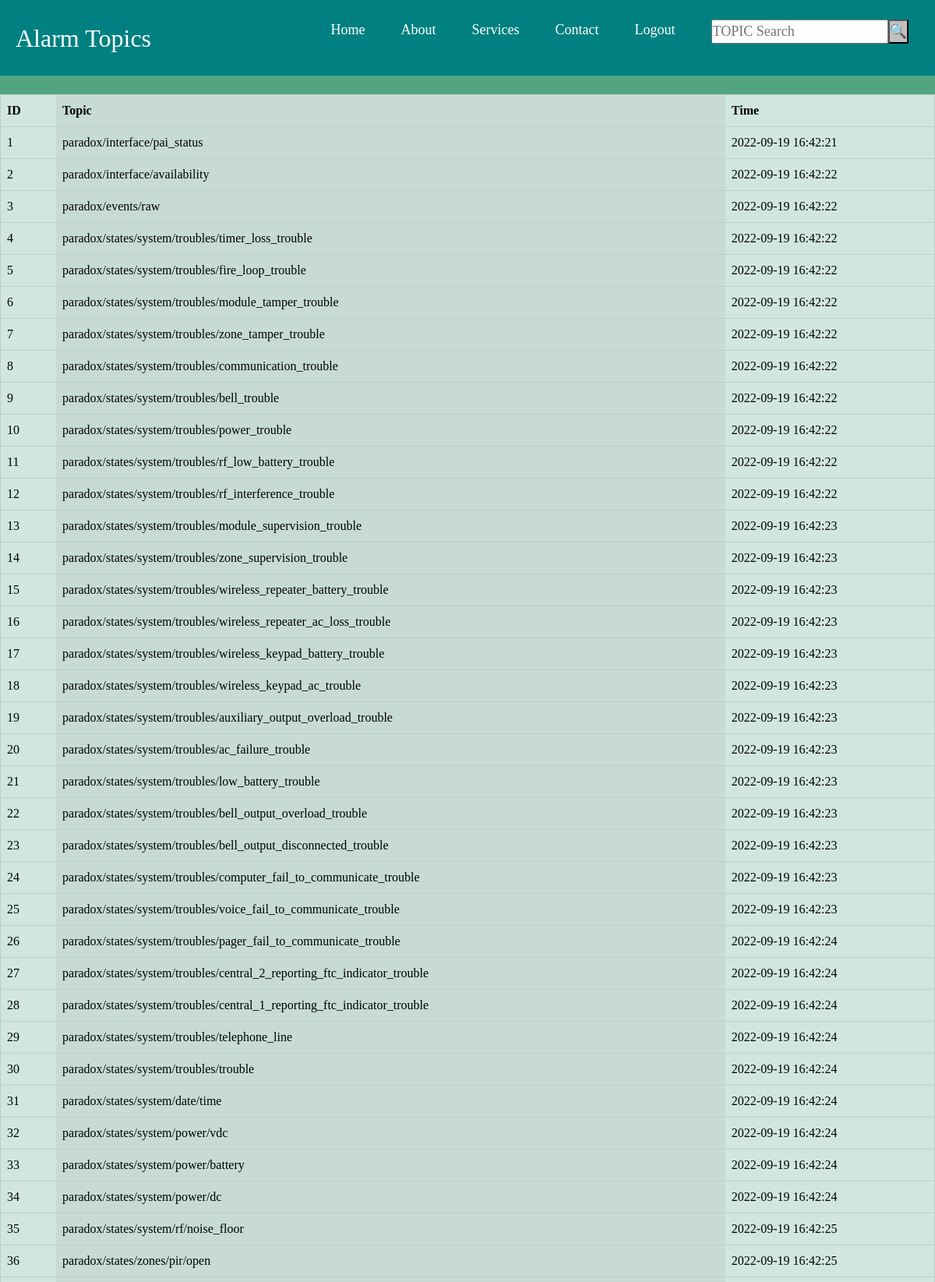
Screenshot of /topic (upper part) with the database file from the repository.
### tables this page shows
CREATE TABLE raspberry_data (
        id INTEGER PRIMARY KEY AUTOINCREMENT,
        topic TEXT NOT NULL,
        payload TEXT NOT NULL,
        time DATETIME DEFAULT CURRENT_TIMESTAMP
    );

### app.py (the view)
@app.route("/topic")
def topic():
    con = sqlite3.connect("mqtt.db")
    con.row_factory = row_to_dict
    cur = con.cursor()
    cur.execute("SELECT id, topic, time FROM raspberry_data")
    rows = cur.fetchall()
    return render_template("topic.html", rows = rows)

### app.py (called while the page is built)
def row_to_dict(cursor: sqlite3.Cursor, row: sqlite3.Row) -> dict:
    data = {}
    for idx, col in enumerate(cursor.description):
        data[col[0]] = row[idx]
    return data

### templates/topic.html (shortened to what this page needs)
<!DOCTYPE html>
<html>
<head>
    <link href="https://cdn.jsdelivr.net/npm/bootstrap@5.2.1/dist/css/bootstrap.min.css" rel="stylesheet">
</head>
<body class="bg-success text-white bg-opacity-75">
    <nav class="navbar">
        <div class="logo">Alarm Topics</div>
        <ul class="nav-links">
          <div class="menu">
            <li><a href="/view">Home</a></li>
            <li><a href="#">About</a></li>
            <li class="services">
              <a href="#">Services</a>
            </li>
            <li><a href="/contact">Contact</a></li>
            <li role="presentation" class="active"><a href="/logout">Logout</a>
            <li><input type="text" id="input" placeholder="TOPIC Search"><button id="button" onclick="search()">🔍</button></li>
          </div>
        </ul>
      </nav>
<br>
<table style="background-color: rgb(209, 209, 209);" class="table table-success table-striped-columns" border="">
    <thead>
        <th>ID</th>
        <th>Topic</th>
        <th>Time</th>
    </thead>
    {% for row in rows %}
        <tr>
            <td>{{row["id"]}}</td>
            <td>{{row["topic"]}}</td>
            <td>{{row["time"]}}</td>
        </tr>
    {% endfor %}
</table>
<br><br>
<br><br>
</body>
</html>

### templates/topic.html (style rules this page uses)
.navbar { display: flex; align-items: center; justify-content: space-between; padding: 20px; background-color: teal; color: #fff; }
.nav-links a { color: #fff; }
.logo { font-size: 32px; }
.menu { display: flex; gap: 1em; font-size: 18px; }
.menu li { padding: 5px 14px; }
.services { position: relative; }
* { margin: 0; padding: 0; box-sizing: border-box; }
body { font-family: cursive; }
a { text-decoration: none; }
li { list-style: none; }
button { background-color:silver; }

### rows the page displays
raspberry_data: id "1", topic "paradox/interface/pai_status", time "2022-09-19 16:42:21"
raspberry_data: id "2", topic "paradox/interface/availability", time "2022-09-19 16:42:22"
raspberry_data: id "3", topic "paradox/events/raw", time "2022-09-19 16:42:22"
raspberry_data: id "4", topic "paradox/states/system/troubles/timer_loss_trouble", time "2022-09-19 16:42:22"
raspberry_data: id "5", topic "paradox/states/system/troubles/fire_loop_trouble", time "2022-09-19 16:42:22"
raspberry_data: id "6", topic "paradox/states/system/troubles/module_tamper_trouble", time "2022-09-19 16:42:22"
raspberry_data: id "7", topic "paradox/states/system/troubles/zone_tamper_trouble", time "2022-09-19 16:42:22"
raspberry_data: id "8", topic "paradox/states/system/troubles/communication_trouble", time "2022-09-19 16:42:22"
raspberry_data: id "9", topic "paradox/states/system/troubles/bell_trouble", time "2022-09-19 16:42:22"
raspberry_data: id "10", topic "paradox/states/system/troubles/power_trouble", time "2022-09-19 16:42:22"
raspberry_data: id "11", topic "paradox/states/system/troubles/rf_low_battery_trouble", time "2022-09-19 16:42:22"
raspberry_data: id "12", topic "paradox/states/system/troubles/rf_interference_trouble", time "2022-09-19 16:42:22"
raspberry_data: id "13", topic "paradox/states/system/troubles/module_supervision_trouble", time "2022-09-19 16:42:23"
raspberry_data: id "14", topic "paradox/states/system/troubles/zone_supervision_trouble", time "2022-09-19 16:42:23"
raspberry_data: id "15", topic "paradox/states/system/troubles/wireless_repeater_battery_trouble", time "2022-09-19 16:42:23"
raspberry_data: id "16", topic "paradox/states/system/troubles/wireless_repeater_ac_loss_trouble", time "2022-09-19 16:42:23"
raspberry_data: id "17", topic "paradox/states/system/troubles/wireless_keypad_battery_trouble", time "2022-09-19 16:42:23"
raspberry_data: id "18", topic "paradox/states/system/troubles/wireless_keypad_ac_trouble", time "2022-09-19 16:42:23"
raspberry_data: id "19", topic "paradox/states/system/troubles/auxiliary_output_overload_trouble", time "2022-09-19 16:42:23"
raspberry_data: id "20", topic "paradox/states/system/troubles/ac_failure_trouble", time "2022-09-19 16:42:23"
raspberry_data: id "21", topic "paradox/states/system/troubles/low_battery_trouble", time "2022-09-19 16:42:23"
raspberry_data: id "22", topic "paradox/states/system/troubles/bell_output_overload_trouble", time "2022-09-19 16:42:23"
raspberry_data: id "23", topic "paradox/states/system/troubles/bell_output_disconnected_trouble", time "2022-09-19 16:42:23"
raspberry_data: id "24", topic "paradox/states/system/troubles/computer_fail_to_communicate_trouble", time "2022-09-19 16:42:23"
raspberry_data: id "25", topic "paradox/states/system/troubles/voice_fail_to_communicate_trouble", time "2022-09-19 16:42:23"
raspberry_data: id "26", topic "paradox/states/system/troubles/pager_fail_to_communicate_trouble", time "2022-09-19 16:42:24"
raspberry_data: id "27", topic "paradox/states/system/troubles/central_2_reporting_ftc_indicator_trouble", time "2022-09-19 16:42:24"
raspberry_data: id "28", topic "paradox/states/system/troubles/central_1_reporting_ftc_indicator_trouble", time "2022-09-19 16:42:24"
raspberry_data: id "29", topic "paradox/states/system/troubles/telephone_line", time "2022-09-19 16:42:24"
raspberry_data: id "30", topic "paradox/states/system/troubles/trouble", time "2022-09-19 16:42:24"
raspberry_data: id "31", topic "paradox/states/system/date/time", time "2022-09-19 16:42:24"
raspberry_data: id "32", topic "paradox/states/system/power/vdc", time "2022-09-19 16:42:24"
raspberry_data: id "33", topic "paradox/states/system/power/battery", time "2022-09-19 16:42:24"
raspberry_data: id "34", topic "paradox/states/system/power/dc", time "2022-09-19 16:42:24"
raspberry_data: id "35", topic "paradox/states/system/rf/noise_floor", time "2022-09-19 16:42:25"
raspberry_data: id "36", topic "paradox/states/zones/pir/open", time "2022-09-19 16:42:25"
